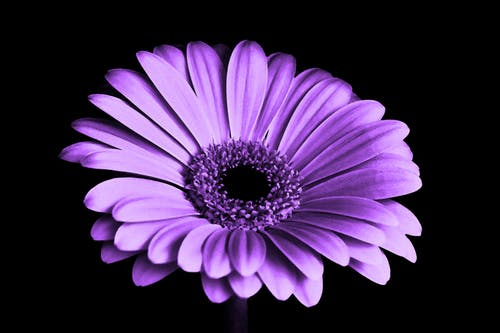
#> input picture Basics_of_OpenCV/Image Resizing/flower.jpg, 500 x 333 px
$ python Code.py
#> lines starting #> are read from the running program, lines starting #| are printed output that depends on the picture
# Image Resizing using Open CV

import cv2
import numpy as np
import matplotlib.pyplot as plt

image = cv2.imread("flower.jpg", 1)
#> image is the input picture: shape (333, 500, 3); mean B, G, R 79.6, 42.5, 64.5
# Loading the image

half = cv2.resize(image, (0, 0), fx=0.1, fy=0.1)
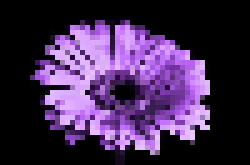
#> half: shape (33, 50, 3) (shown 5 times larger); mean B, G, R 80.3, 42.7, 64.9
bigger = cv2.resize(image, (1050, 1610))
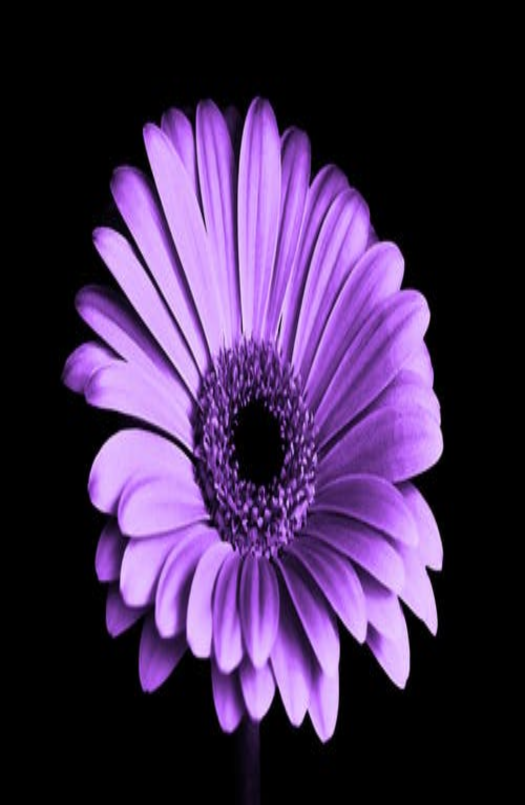
#> bigger: shape (1610, 1050, 3) (shown at 1/2 size); mean B, G, R 79.6, 42.4, 64.4

stretch_near = cv2.resize(image, (780, 540),
                          interpolation=cv2.INTER_NEAREST)
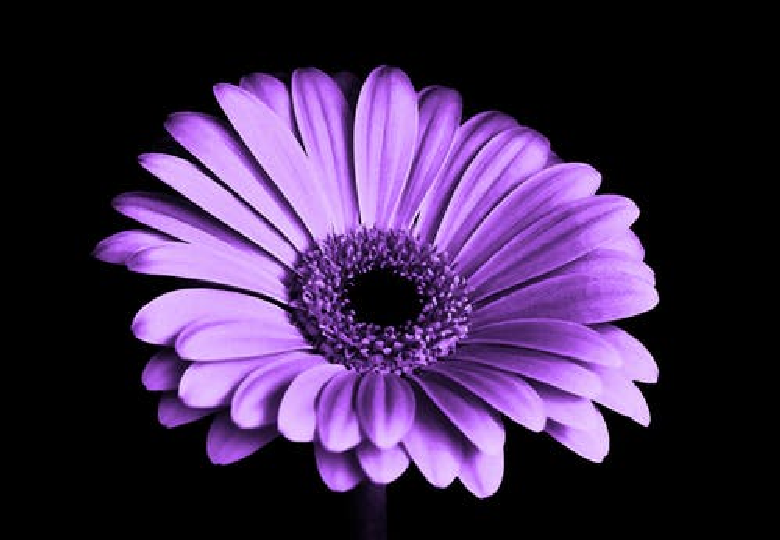
#> stretch_near: shape (540, 780, 3); mean B, G, R 79.6, 42.5, 64.5

Titles = ["Original", "Half", "Bigger", "Interpolation Nearest"]
images = [image, half, bigger, stretch_near]
count = 4

# To display 3 resized images
for i in range(count):
    plt.subplot(2, 2, i + 1)
    plt.title(Titles[i])
    plt.imshow(images[i])

plt.show()
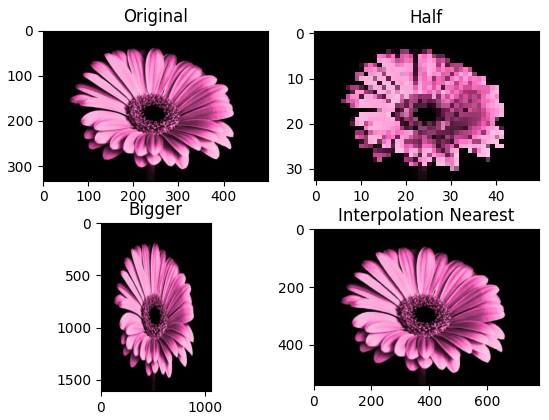
#> figure drawn by matplotlib, 4 panels; B, G, R data is drawn as R, G, B
